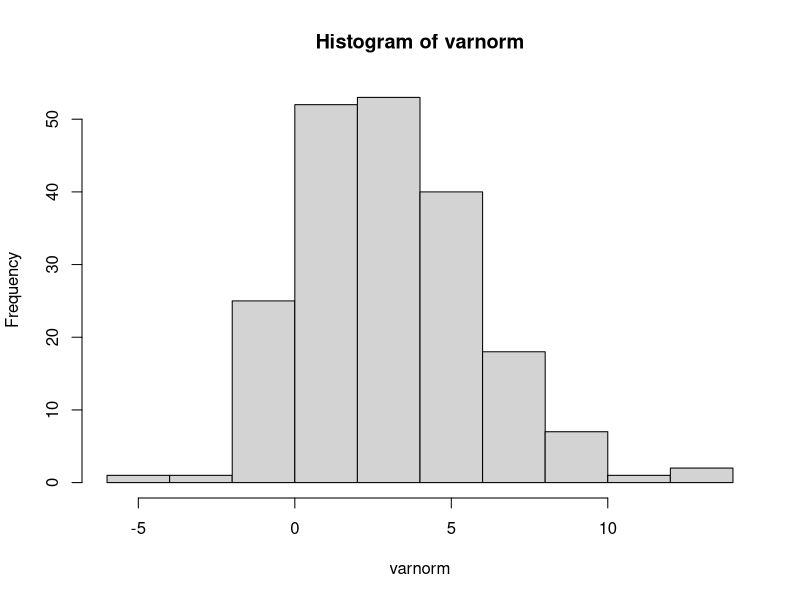
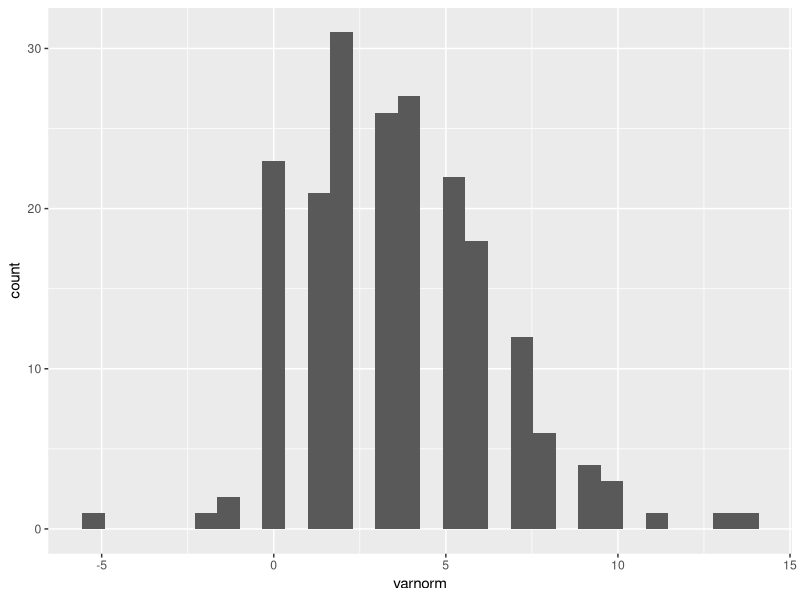
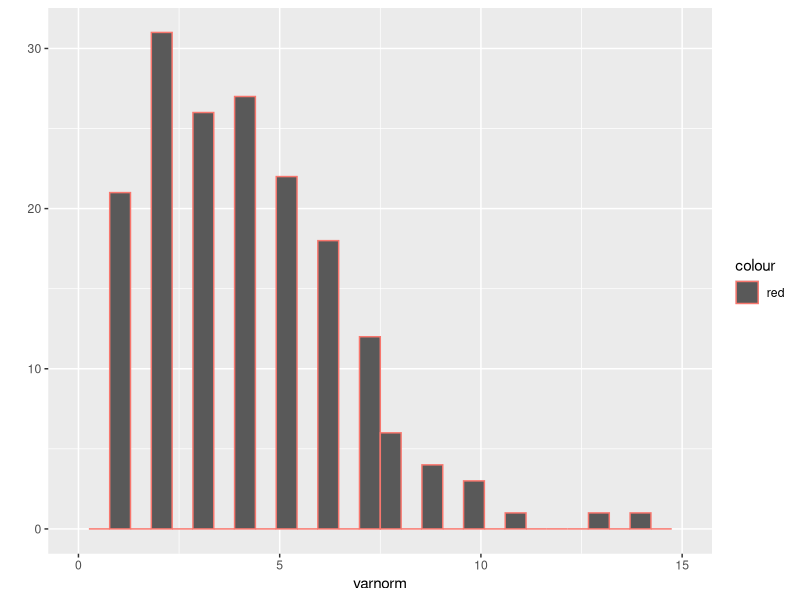
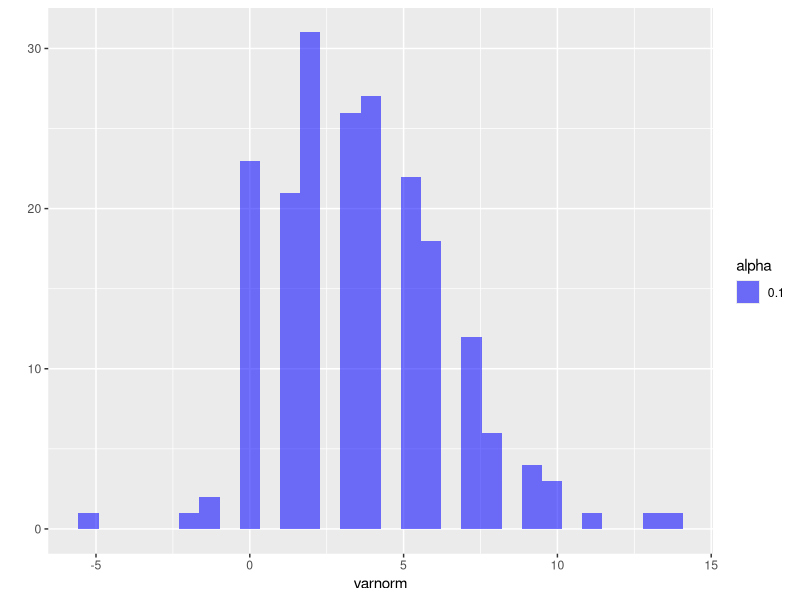
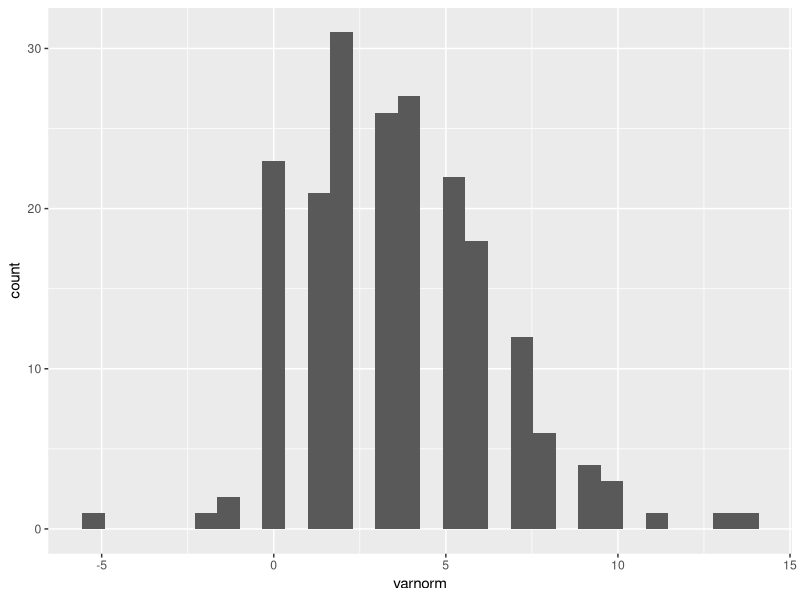
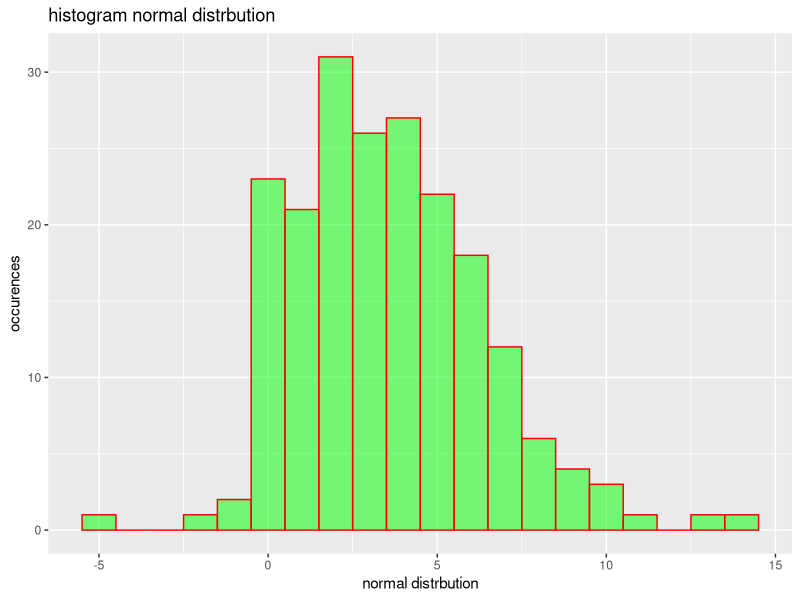
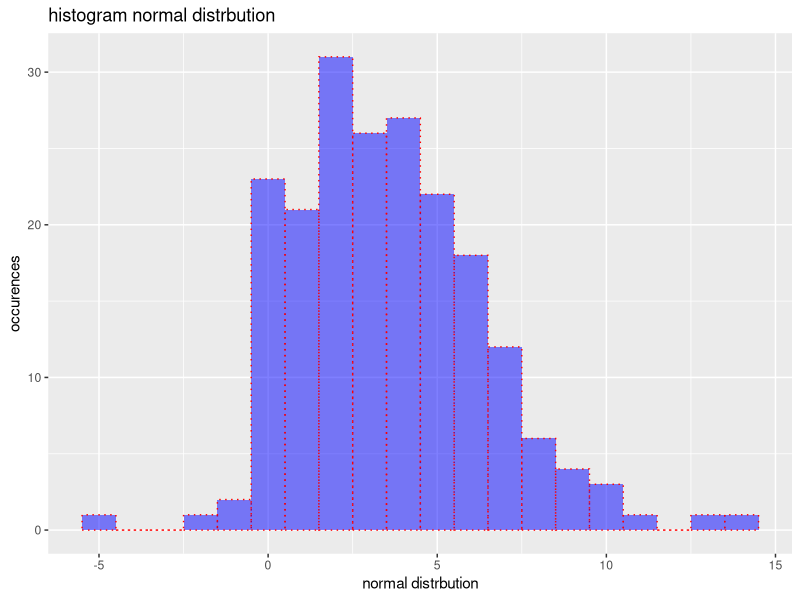
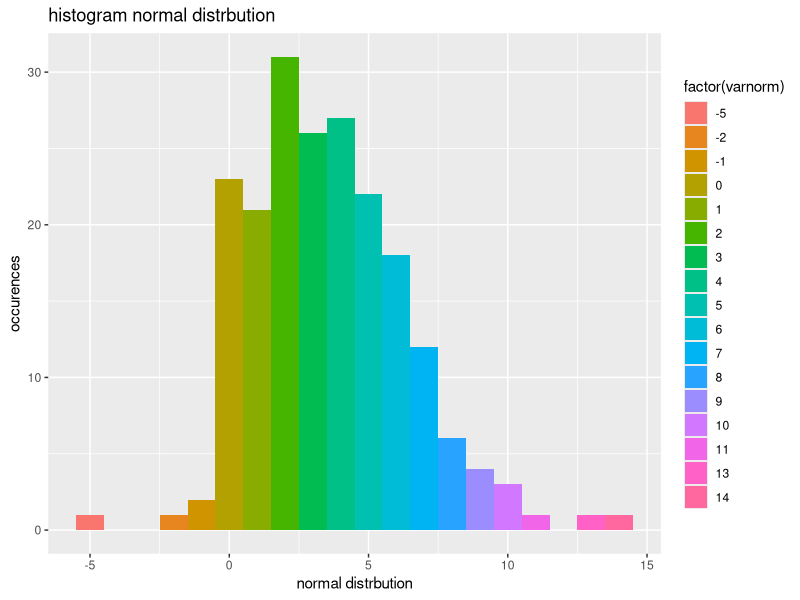

R code for these plots, in order:
#Data Engineering Day 2
#Graphs 
#--------------------
#Assing a data frame
df<-mtcars


# ggplot2
library(ggplot2)
varnorm = as.integer(rnorm(200,4,3))
varunif= as.integer(runif(200,1,7))
count=rnorm(200,10,5)
df = data.frame(varnorm,varunif,count)

#Looking at the data frame structure; number of columns and its types
str(df)

#Summary
summary(df)
#histogram pass a column straight into the hist() 
hist(varnorm)

#
#
#Using ggplot, lots of ability to customize , but bit more complicated!
ggplot(data= df,aes(varnorm))+geom_histogram()
#Customizing qplot
qplot(data= df,x=varnorm, geom='histogram', xlim=c(0,15), color='red')

#
qplot(x=varnorm,data= df, geom='histogram',fill=I('blue'),alpha=0.1)

#
#ggplot(data,aesthetics)
pl<-ggplot(data=df,aes(x=varnorm))
pl+geom_histogram()

#add colors
pl+ geom_histogram(binwidth = 1,color='red',fill='green',alpha=0.5)+xlab('normal distrbution')+ylab('occurences')+ggtitle('histogram normal distrbution')

#line types
pl<-ggplot(data=df,aes(x=varnorm))
pl+ geom_histogram(binwidth = 1,color='red',fill='blue',alpha=0.5, linetype='dotted')+xlab('normal distrbution')+ylab('occurences')+ggtitle('histogram normal distrbution')

#advanced aesthetics
pl<-ggplot(data=df,aes(x=varnorm))
pl+ geom_histogram(binwidth = 1,aes(fill=factor(varnorm)))+xlab('normal distrbution')+ylab('occurences')+ggtitle('histogram normal distrbution')

